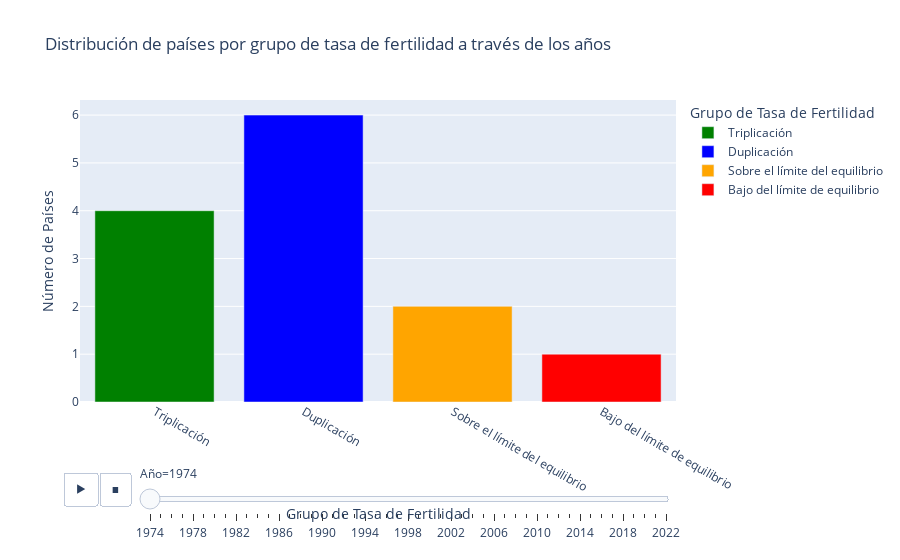

Source (notebook cell):
### Code cell
import plotly.express as px

# Seleccionar columnas de años desde 1974 en adelante
year_cols = [col for col in demographics.columns if col.isdigit() and int(col) >= 1974]

# Lista de income groups a eliminar
income_groups = [
    'Upper middle income', 'Middle income', 'Lower middle income', 'Low income', 'High income'
]

# Filtrar solo la serie de fertilidad y quitar income groups
fertility = demographics[
    (demographics['Series Name'] == 'Fertility rate, total (births per woman)') &
    (~demographics['Country Name'].isin(income_groups))
]

# Melt para formato largo
fertility_long = fertility.melt(
    id_vars=['Country Name'],
    value_vars=year_cols,
    var_name='Año',
    value_name='Tasa de Fertilidad'
).dropna()

# Nueva lógica de clasificación
def clasificar_fertilidad(x):
    if x < 2.1:
        return "Bajo del límite de equilibrio"
    elif 2.1 <= x < 4:
        return "Sobre el límite del equilibrio"
    elif 4 <= x < 6.3:
        return "Duplicación"
    else:
        return "Triplicación"

fertility_long['Grupo Fertilidad'] = fertility_long['Tasa de Fertilidad'].apply(clasificar_fertilidad)

# Orden y colores personalizados
orden_grupos = [
    "Triplicación",
    "Duplicación",
    "Sobre el límite del equilibrio",
    "Bajo del límite de equilibrio"
]
colores = {
    "Triplicación": "green",
    "Duplicación": "blue",
    "Sobre el límite del equilibrio": "orange",
    "Bajo del límite de equilibrio": "red"
}

# Contar países por grupo y año
conteo = fertility_long.groupby(['Año', 'Grupo Fertilidad']).size().reset_index(name='Número de Países')
conteo['Grupo Fertilidad'] = pd.Categorical(conteo['Grupo Fertilidad'], categories=orden_grupos, ordered=True)

# Graficar barras animadas por año
fig = px.bar(
    conteo.sort_values('Grupo Fertilidad'),
    x='Grupo Fertilidad',
    y='Número de Países',
    color='Grupo Fertilidad',
    animation_frame='Año',
    category_orders={'Grupo Fertilidad': orden_grupos},
    color_discrete_map=colores,
    title='Distribución de países por grupo de tasa de fertilidad a través de los años',
    labels={
        'Grupo Fertilidad': 'Grupo de Tasa de Fertilidad',
        'Número de Países': 'Número de Países',
        'Año': 'Año'
    }
)

# ...existing code...

# Asegurarse de que los años estén ordenados de menor a mayor y sean tipo string para la animación
conteo['Año'] = conteo['Año'].astype(int)
conteo = conteo.sort_values('Año')
conteo['Año'] = conteo['Año'].astype(str)

# Graficar barras animadas por año (ahora en orden correcto)
fig = px.bar(
    conteo.sort_values(['Año', 'Grupo Fertilidad']),
    x='Grupo Fertilidad',
    y='Número de Países',
    color='Grupo Fertilidad',
    animation_frame='Año',
    category_orders={'Grupo Fertilidad': orden_grupos, 'Año': sorted(conteo['Año'].unique(), key=int)},
    color_discrete_map=colores,
    title='Distribución de países por grupo de tasa de fertilidad a través de los años',
    labels={
        'Grupo Fertilidad': 'Grupo de Tasa de Fertilidad',
        'Número de Países': 'Número de Países',
        'Año': 'Año'
    }
)
fig.show()

### Figure 1 — Plotly figure (JSON) as saved in the notebook; plotly's stock layout.template omitted (floating-point values rounded to 4 significant figures)
{"data": [{"hovertemplate": "Grupo de Tasa de Fertilidad=%{x}<br>Año=1974<br>Número de Países=%{y}<extra></extra>", "legendgroup": "Triplicación", "marker": {"color": "green", "pattern": {"shape": ""}}, "name": "Triplicación", "orientation": "v", "showlegend": true, "textposition": "auto", "type": "bar", "x": ["Triplicación"], "xaxis": "x", "y": [4], "yaxis": "y"}, {"hovertemplate": "Grupo de Tasa de Fertilidad=%{x}<br>Año=1974<br>Número de Países=%{y}<extra></extra>", "legendgroup": "Duplicación", "marker": {"color": "blue", "pattern": {"shape": ""}}, "name": "Duplicación", "orientation": "v", "showlegend": true, "textposition": "auto", "type": "bar", "x": ["Duplicación"], "xaxis": "x", "y": [6], "yaxis": "y"}, {"hovertemplate": "Grupo de Tasa de Fertilidad=%{x}<br>Año=1974<br>Número de Países=%{y}<extra></extra>", "legendgroup": "Sobre el límite del equilibrio", "marker": {"color": "orange", "pattern": {"shape": ""}}, "name": "Sobre el límite del equilibrio", "orientation": "v", "showlegend": true, "textposition": "auto", "type": "bar", "x": ["Sobre el límite del equilibrio"], "xaxis": "x", "y": [2], "yaxis": "y"}, {"hovertemplate": "Grupo de Tasa de Fertilidad=%{x}<br>Año=1974<br>Número de Países=%{y}<extra></extra>", "legendgroup": "Bajo del límite de equilibrio", "marker": {"color": "red", "pattern": {"shape": ""}}, "name": "Bajo del límite de equilibrio", "orientation": "v", "showlegend": true, "textposition": "auto", "type": "bar", "x": ["Bajo del límite de equilibrio"], "xaxis": "x", "y": [1], "yaxis": "y"}], "layout": {"barmode": "relative", "legend": {"title": {"text": "Grupo de Tasa de Fertilidad"}, "tracegroupgap": 0}, "sliders": [{"active": 0, "currentvalue": {"prefix": "Año="}, "len": 0.9, "pad": {"b": 10, "t": 60}, "steps": [{"args": [["1974"], {"frame": {"duration": 0, "redraw": true}, "fromcurrent": true, "mode": "immediate", "transition": {"duration": 0, "easing": "linear"}}], "label": "1974", "method": "animate"}, {"args": [["1975"], {"frame": {"duration": 0, "redraw": true}, "fromcurrent": true, "mode": "immediate", "transition": {"duration": 0, "easing": "linear"}}], "label": "1975", "method": "animate"}, {"args": [["1976"], {"frame": {"duration": 0, "redraw": true}, "fromcurrent": true, "mode": "immediate", "transition": {"duration": 0, "easing": "linear"}}], "label": "1976", "method": "animate"}, {"args": [["1977"], {"frame": {"duration": 0, "redraw": true}, "fromcurrent": true, "mode": "immediate", "transition": {"duration": 0, "easing": "linear"}}], "label": "1977", "method": "animate"}, {"args": [["1978"], {"frame": {"duration": 0, "redraw": true}, "fromcurrent": true, "mode": "immediate", "transition": {"duration": 0, "easing": "linear"}}], "label": "1978", "method": "animate"}, {"args": [["1979"], {"frame": {"duration": 0, "redraw": true}, "fromcurrent": true, "mode": "immediate", "transition": {"duration": 0, "easing": "linear"}}], "label": "1979", "method": "animate"}, {"args": [["1980"], {"frame": {"duration": 0, "redraw": true}, "fromcurrent": true, "mode": "immediate", "transition": {"duration": 0, "easing": "linear"}}], "label": "1980", "method": "animate"}, {"args": [["1981"], {"frame": {"duration": 0, "redraw": true}, "fromcurrent": true, "mode": "immediate", "transition": {"duration": 0, "easing": "linear"}}], "label": "1981", "method": "animate"}, {"args": [["1982"], {"frame": {"duration": 0, "redraw": true}, "fromcurrent": true, "mode": "immediate", "transition": {"duration": 0, "easing": "linear"}}], "label": "1982", "method": "animate"}, {"args": [["1983"], {"frame": {"duration": 0, "redraw": true}, "fromcurrent": true, "mode": "immediate", "transition": {"duration": 0, "easing": "linear"}}], "label": "1983", "method": "animate"}, {"args": [["1984"], {"frame": {"duration": 0, "redraw": true}, "fromcurrent": true, "mode": "immediate", "transition": {"duration": 0, "easing": "linear"}}], "label": "1984", "method": "animate"}, {"args": [["1985"], {"frame": {"duration": 0, "redraw": true}, "fromcurrent": true, "mode": "immediate", "transition": {"duration": 0, "easing": "linear"}}], "label": "1985", "method": "animate"}, {"args": [["1986"], {"frame": {"duration": 0, "redraw": true}, "fromcurrent": true, "mode": "immediate", "transition": {"duration": 0, "easing": "linear"}}], "label": "1986", "method": "animate"}, {"args": [["1987"], {"frame": {"duration": 0, "redraw": true}, "fromcurrent": true, "mode": "immediate", "transition": {"duration": 0, "easing": "linear"}}], "label": "1987", "method": "animate"}, {"args": [["1988"], {"frame": {"duration": 0, "redraw": true}, "fromcurrent": true, "mode": "immediate", "transition": {"duration": 0, "easing": "linear"}}], "label": "1988", "method": "animate"}, {"args": [["1989"], {"frame": {"duration": 0, "redraw": true}, "fromcurrent": true, "mode": "immediate", "transition": {"duration": 0, "easing": "linear"}}], "label": "1989", "method": "animate"}, {"args": [["1990"], {"frame": {"duration": 0, "redraw": true}, "fromcurrent": true, "mode": "immediate", "transition": {"duration": 0, "easing": "linear"}}], "label": "1990", "method": "animate"}, {"args": [["1991"], {"frame": {"duration": 0, "redraw": true}, "fromcurrent": true, "mode": "immediate", "transition": {"duration": 0, "easing": "linear"}}], "label": "1991", "method": "animate"}, {"args": [["1992"], {"frame": {"duration": 0, "redraw": true}, "fromcurrent": true, "mode": "immediate", "transition": {"duration": 0, "easing": "linear"}}], "label": "1992", "method": "animate"}, {"args": [["1993"], {"frame": {"duration": 0, "redraw": true}, "fromcurrent": true, "mode": "immediate", "transition": {"duration": 0, "easing": "linear"}}], "label": "1993", "method": "animate"}, {"args": [["1994"], {"frame": {"duration": 0, "redraw": true}, "fromcurrent": true, "mode": "immediate", "transition": {"duration": 0, "easing": "linear"}}], "label": "1994", "method": "animate"}, {"args": [["1995"], {"frame": {"duration": 0, "redraw": true}, "fromcurrent": true, "mode": "immediate", "transition": {"duration": 0, "easing": "linear"}}], "label": "1995", "method": "animate"}, {"args": [["1996"], {"frame": {"duration": 0, "redraw": true}, "fromcurrent": true, "mode": "immediate", "transition": {"duration": 0, "easing": "linear"}}], "label": "1996", "method": "animate"}, {"args": [["1997"], {"frame": {"duration": 0, "redraw": true}, "fromcurrent": true, "mode": "immediate", "transition": {"duration": 0, "easing": "linear"}}], "label": "1997", "method": "animate"}, {"args": [["1998"], {"frame": {"duration": 0, "redraw": true}, "fromcurrent": true, "mode": "immediate", "transition": {"duration": 0, "easing": "linear"}}], "label": "1998", "method": "animate"}, {"args": [["1999"], {"frame": {"duration": 0, "redraw": true}, "fromcurrent": true, "mode": "immediate", "transition": {"duration": 0, "easing": "linear"}}], "label": "1999", "method": "animate"}, {"args": [["2000"], {"frame": {"duration": 0, "redraw": true}, "fromcurrent": true, "mode": "immediate", "transition": {"duration": 0, "easing": "linear"}}], "label": "2000", "method": "animate"}, {"args": [["2001"], {"frame": {"duration": 0, "redraw": true}, "fromcurrent": true, "mode": "immediate", "transition": {"duration": 0, "easing": "linear"}}], "label": "2001", "method": "animate"}, {"args": [["2002"], {"frame": {"duration": 0, "redraw": true}, "fromcurrent": true, "mode": "immediate", "transition": {"duration": 0, "easing": "linear"}}], "label": "2002", "method": "animate"}, {"args": [["2003"], {"frame": {"duration": 0, "redraw": true}, "fromcurrent": true, "mode": "immediate", "transition": {"duration": 0, "easing": "linear"}}], "label": "2003", "method": "animate"}, {"args": [["2004"], {"frame": {"duration": 0, "redraw": true}, "fromcurrent": true, "mode": "immediate", "transition": {"duration": 0, "easing": "linear"}}], "label": "2004", "method": "animate"}, {"args": [["2005"], {"frame": {"duration": 0, "redraw": true}, "fromcurrent": true, "mode": "immediate", "transition": {"duration": 0, "easing": "linear"}}], "label": "2005", "method": "animate"}, {"args": [["2006"], {"frame": {"duration": 0, "redraw": true}, "fromcurrent": true, "mode": "immediate", "transition": {"duration": 0, "easing": "linear"}}], "label": "2006", "method": "animate"}, {"args": [["2007"], {"frame": {"duration": 0, "redraw": true}, "fromcurrent": true, "mode": "immediate", "transition": {"duration": 0, "easing": "linear"}}], "label": "2007", "method": "animate"}, {"args": [["2008"], {"frame": {"duration": 0, "redraw": true}, "fromcurrent": true, "mode": "immediate", "transition": {"duration": 0, "easing": "linear"}}], "label": "2008", "method": "animate"}, {"args": [["2009"], {"frame": {"duration": 0, "redraw": true}, "fromcurrent": true, "mode": "immediate", "transition": {"duration": 0, "easing": "linear"}}], "label": "2009", "method": "animate"}, {"args": [["2010"], {"frame": {"duration": 0, "redraw": true}, "fromcurrent": true, "mode": "immediate", "transition": {"duration": 0, "easing": "linear"}}], "label": "2010", "method": "animate"}, {"args": [["2011"], {"frame": {"duration": 0, "redraw": true}, "fromcurrent": true, "mode": "immediate", "transition": {"duration": 0, "easing": "linear"}}], "label": "2011", "method": "animate"}, {"args": [["2012"], {"frame": {"duration": 0, "redraw": true}, "fromcurrent": true, "mode": "immediate", "transition": {"duration": 0, "easing": "linear"}}], "label": "2012", "method": "animate"}, {"args": [["2013"], {"frame": {"duration": 0, "redraw": true}, "fromcurrent": true, "mode": "immediate", "transition": {"duration": 0, "easing": "linear"}}], "label": "2013", "method": "animate"}, {"args": [["2014"], {"frame": {"duration": 0, "redraw": true}, "fromcurrent": true, "mode": "immediate", "transition": {"duration": 0, "easing": "linear"}}], "label": "2014", "method": "animate"}, {"args": [["2015"], {"frame": {"duration": 0, "redraw": true}, "fromcurrent": true, "mode": "immediate", "transition": {"duration": 0, "easing": "linear"}}], "label": "2015", "method": "animate"}, {"args": [["2016"], {"frame": {"duration": 0, "redraw": true}, "fromcurrent": true, "mode": "immediate", "transition": {"duration": 0, "easing": "linear"}}], "label": "2016", "method": "animate"}, {"args": [["2017"], {"frame": {"duration": 0, "redraw": true}, "fromcurrent": true, "mode": "immediate", "transition": {"duration": 0, "easing": "linear"}}], "label": "2017", "method": "animate"}, {"args": [["2018"], {"frame": {"duration": 0, "redraw": true}, "fromcurrent": true, "mode": "immediate", "transition": {"duration": 0, "easing": "linear"}}], "label": "2018", "method": "animate"}, {"args": [["2019"], {"frame": {"duration": 0, "redraw": true}, "fromcurrent": true, "mode": "immediate", "transition": {"duration": 0, "easing": "linear"}}], "label": "2019", "method": "animate"}, {"args": [["2020"], {"frame": {"duration": 0, "redraw": true}, "fromcurrent": true, "mode": "immediate", "transition": {"duration": 0, "easing": "linear"}}], "label": "2020", "method": "animate"}, {"args": [["2021"], {"frame": {"duration": 0, "redraw": true}, "fromcurrent": true, "mode": "immediate", "transition": {"duration": 0, "easing": "linear"}}], "label": "2021", "method": "animate"}, {"args": [["2022"], {"frame": {"duration": 0, "redraw": true}, "fromcurrent": true, "mode": "immediate", "transition": {"duration": 0, "easing": "linear"}}], "label": "2022", "method": "animate"}], "x": 0.1, "xanchor": "left", "y": 0, "yanchor": "top"}], "title": {"text": "Distribución de países por grupo de tasa de fertilidad a través de los años"}, "updatemenus": [{"buttons": [{"args": [null, {"frame": {"duration": 500, "redraw": true}, "fromcurrent": true, "mode": "immediate", "transition": {"duration": 500, "easing": "linear"}}], "label": "&#9654;", "method": "animate"}, {"args": [[null], {"frame": {"duration": 0, "redraw": true}, "fromcurrent": true, "mode": "immediate", "transition": {"duration": 0, "easing": "linear"}}], "label": "&#9724;", "method": "animate"}], "direction": "left", "pad": {"r": 10, "t": 70}, "showactive": false, "type": "buttons", "x": 0.1, "xanchor": "right", "y": 0, "yanchor": "top"}], "xaxis": {"anchor": "y", "categoryarray": ["Triplicación", "Duplicación", "Sobre el límite del equilibrio", "Bajo del límite de equilibrio"], "categoryorder": "array", "domain": [0, 1], "title": {"text": "Grupo de Tasa de Fertilidad"}}, "yaxis": {"anchor": "x", "domain": [0, 1], "title": {"text": "Número de Países"}}}}
